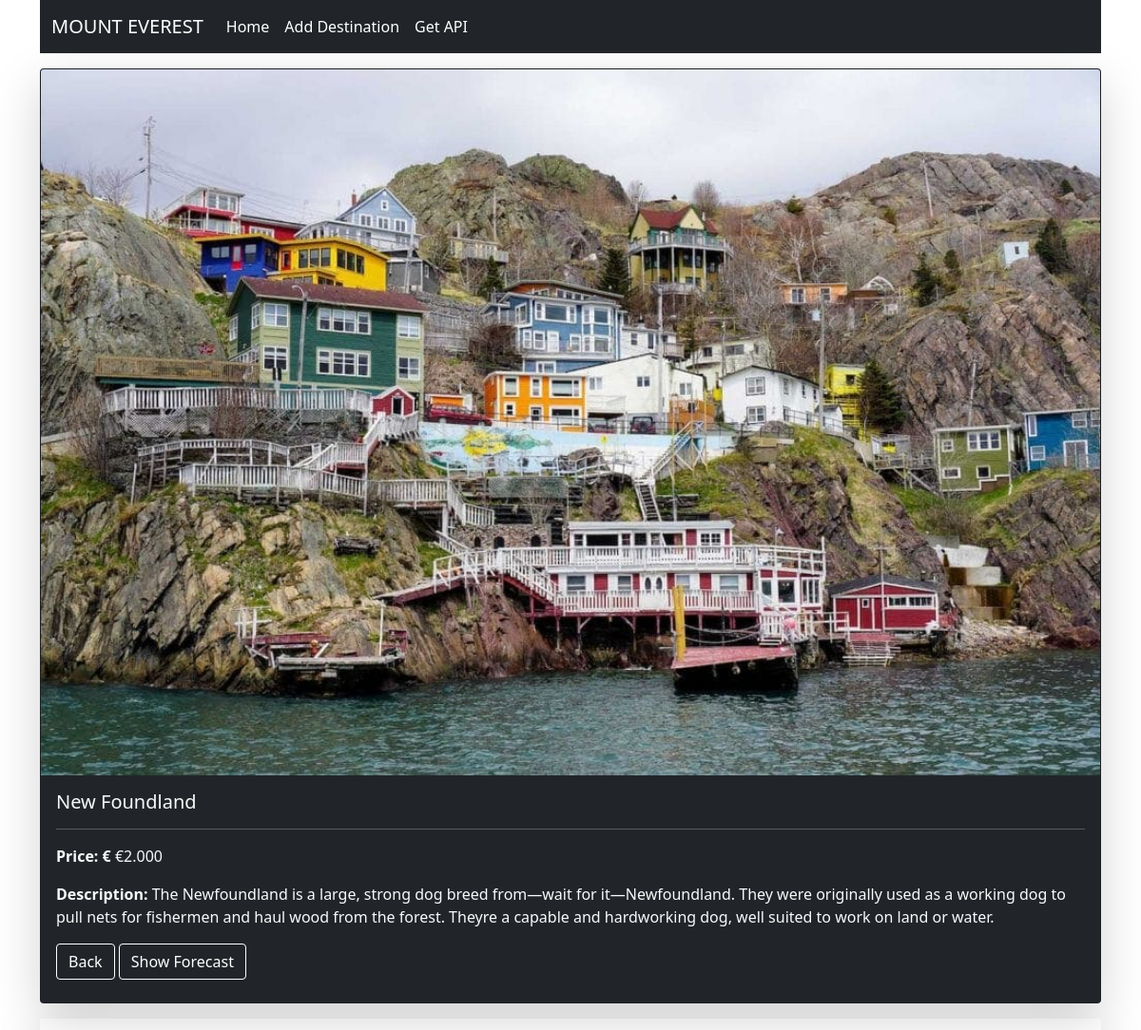
The app's page /details.php?id=3 with its own data.
### tables this page shows
CREATE TABLE `destinations` (
  `id` int(11) NOT NULL,
  `name` varchar(255) DEFAULT NULL,
  `description` varchar(255) DEFAULT NULL,
  `price` varchar(255) DEFAULT NULL,
  `picture` varchar(255) NOT NULL,
  `latitude` varchar(255) DEFAULT NULL,
  `longitude` varchar(255) DEFAULT NULL
);

### details.php (the view, shortened to what this page needs)
<?php
    require_once 'components/db_connect.php';
    if($_GET["id"]) {
        $id = $_GET["id"];
        $sql= "SELECT * FROM destinations WHERE id = {$id}";
        $result = mysqli_query($connect, $sql);
        if(mysqli_num_rows($result) == 1) {
            $data = mysqli_fetch_assoc($result);
        } else {
            header("location: error.php");
        }
    } else {
        header("location: error.php");
    }
    $content="";
    $content .= '
        <div class="shadow-lg">
        <div class="p-0 card bg-dark mb-3">
        <img src=pictures/'.$data["picture"].' class="card-img-top" alt="...">
        <div class="card-body bg-dark mb-2 col col-12  text-light">
          <h5 class="card-title">'.$data["name"].'</h5>
          <hr>
          <p class="card-text"><b>Price: &euro;</b>  '.$data["price"].'</p>
          <p class="card-text"><b>Description: </b>'.$data["description"].'</p>
          <a href="index.php" class="btn btn-dark border-white">Back</a>
          <div class="btn btn-dark border-white" id="show-weather">Show Forecast</div>
          <div id="weather-text"></div>
          <p class="card-text" id="content"></p>
          </div>
        </div>
      </div>
      ';
?>
<!DOCTYPE html>
<html lang="en">
<head>
    <?php require_once 'components/boot.php' ?>
</head>
<body>
<div class="container">
<?php require_once'components/navbar.php'; ?>
<div class="mt-3">
<?=$content?>
</div>
</div>
<div class="container">
<div class="shadow-lg"id="map" style="height: 500px;">
</div>
</div>
</body>
</html>

### records on screen
destinations: picture (picture), name "New Foundland", price "€2.000", description "The Newfoundland is a large, strong dog breed from—wait for it—Newfoundland. They were originally used as a working dog to pull nets for fishermen and haul wood from the forest. Theyre a capable and hardworking dog, well suited to work on land or water."
